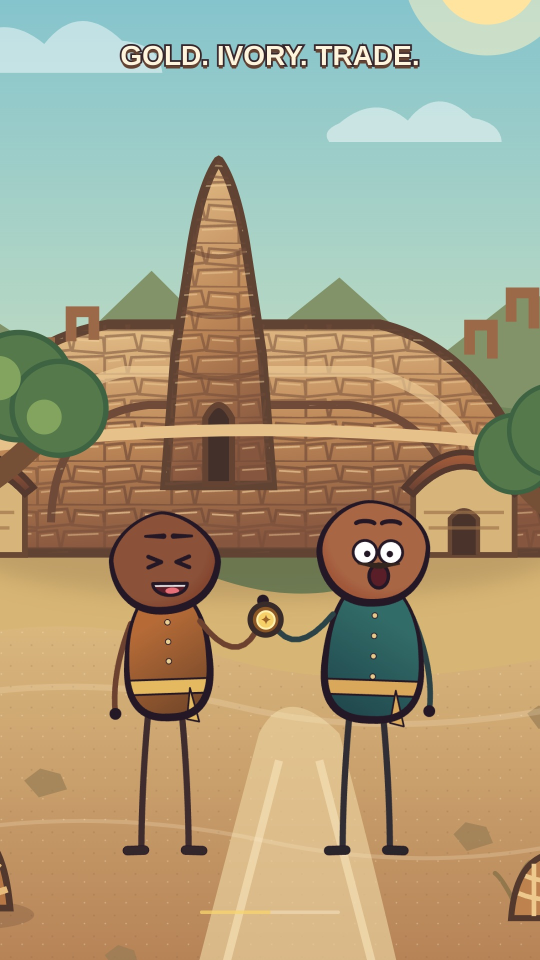
#> input picture 2d-proof-f90.jpg, 1080 x 1920 px (shown at 1/2 size)
$ python -i heads.py   (imports and definitions only)
#> lines starting #> are read from the running program, lines starting #| are printed output that depends on the picture; after the words box and inside, x2 and y2 are one past the last pixel; in counts of white or black regions, pixels touching at a corner belong together
#> further down, picture is the input picture: PIL image 1080x1920 RGB; mean R, G, B 167.6, 158.1, 127.3
"""Find the stickman heads in a scene image so the camera can push into faces.

Returns a list of (cx, cy, r) in 0..1 coordinates (r relative to image width), sorted left to right.
Gemini vision is used when GEMINI_API_KEY exists; otherwise an OpenCV white-circle heuristic.
"""
import io
import json
import os

import numpy as np
import requests
from PIL import Image


def _gemini(img):
    key = os.environ.get("GEMINI_API_KEY", "").strip()
    if not key:
        return None
    buf = io.BytesIO()
    img.convert("RGB").resize((512, int(512 * img.height / img.width))).save(buf, "JPEG", quality=85)
    import base64
    prompt = ("Find the round white heads of every cartoon stickman character in this image. "
              'Reply with JSON only: [{"box_2d":[ymin,xmin,ymax,xmax]}] with coordinates normalised 0-1000, '
              "one box tightly around each head (the whole round face including its outline). Empty list if none.")
    for model in os.environ.get("HEAD_GEMINI_MODELS", "gemini-2.5-flash,gemini-2.5-flash-lite").split(","):
        try:
            r = requests.post(
                f"https://generativelanguage.googleapis.com/v1beta/models/{model.strip()}:generateContent",
                headers={"x-goog-api-key": key},
                json={"contents": [{"parts": [{"inline_data": {"mime_type": "image/jpeg",
                                                               "data": base64.b64encode(buf.getvalue()).decode()}},
                                              {"text": prompt}]}],
                      "generationConfig": {"responseMimeType": "application/json"}},
                timeout=60)
            if r.status_code != 200:
                continue
            boxes = json.loads(r.json()["candidates"][0]["content"]["parts"][0]["text"])
            heads = []
            for b in boxes:
                y0, x0, y1, x1 = [v / 1000 for v in b["box_2d"]]
                heads.append(((x0 + x1) / 2, (y0 + y1) / 2, max(x1 - x0, (y1 - y0) * img.height / img.width) / 2))
            if heads:
                return sorted(heads)
        except Exception:
            continue
    return None


def _heuristic(img):
    try:
        import cv2
    except ImportError:
        return []
    arr = np.asarray(img.convert("RGB"))
    small = cv2.resize(arr, (384, int(384 * arr.shape[0] / arr.shape[1])))
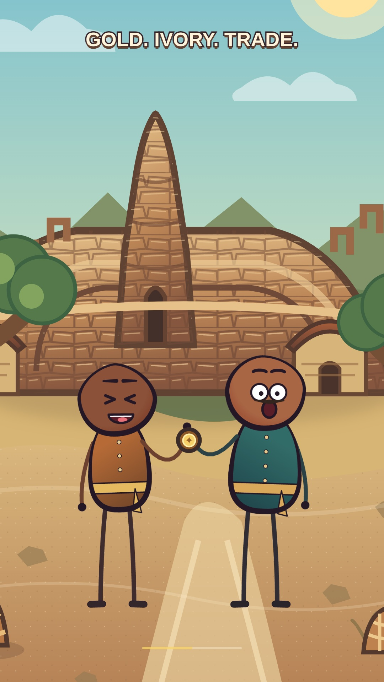
#> small: shape (682, 384, 3); mean R, G, B 167.5, 158, 127.3
    hsv = cv2.cvtColor(small, cv2.COLOR_RGB2HSV)
#> hsv: shape (682, 384, 3); mean H, S, V 42.1, 98.7, 183.5
    mask = ((hsv[..., 2] > 150) & (hsv[..., 1] < 90)).astype(np.uint8) * 255
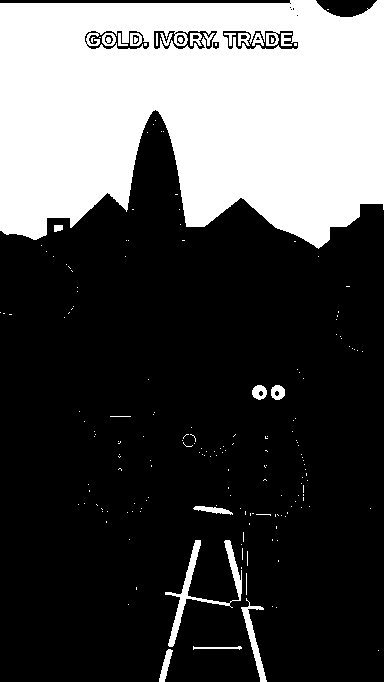
#> mask: shape (682, 384); 30.7% white; 189 white regions (166 under 20 px), largest, box (x1, y1, x2, y2) and area: (0, 0, 384, 249) 76453, (165, 540, 242, 647) 1268, (241, 598, 267, 682) 539
    mask = cv2.morphologyEx(mask, cv2.MORPH_OPEN, np.ones((5, 5), np.uint8))
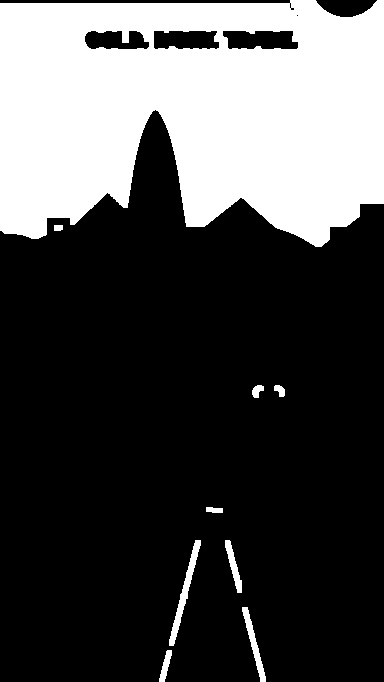
#> mask: shape (682, 384); 29.7% white; 9 white regions, largest, box (x1, y1, x2, y2) and area: (0, 0, 384, 247) 75828, (169, 540, 201, 646) 701, (242, 607, 266, 682) 475
    mask = cv2.morphologyEx(mask, cv2.MORPH_CLOSE, np.ones((9, 9), np.uint8))
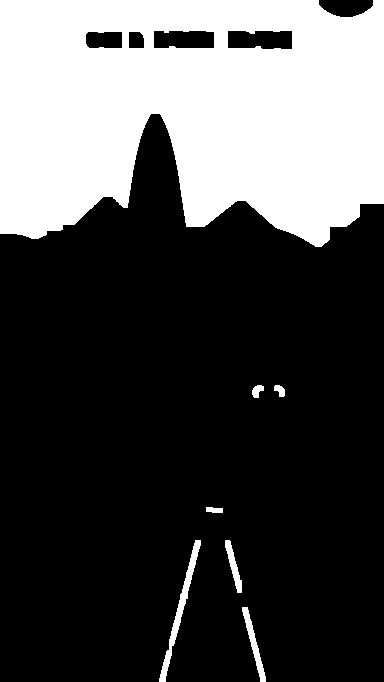
#> mask: shape (682, 384); 30.3% white; 7 white regions
    cs, _ = cv2.findContours(mask, cv2.RETR_EXTERNAL, cv2.CHAIN_APPROX_SIMPLE)
#> cs = 7 contours; box (x1, y1, x2, y2) and area: (0, 0, 384, 247) 79460, (159, 540, 201, 682) 766, (242, 607, 266, 682) 395, (225, 540, 242, 593) 284, (252, 385, 264, 398) 84, (274, 385, 285, 397) 72, (206, 507, 223, 513) 65
    area_img = small.shape[0] * small.shape[1]
#> area_img = 261888
    found = []
    for c in cs:
        a = cv2.contourArea(c)
        if not (0.012 * area_img < a < 0.45 * area_img):
            continue
        p = cv2.arcLength(c, True)
        circ = 4 * np.pi * a / (p * p + 1e-6)
        (x, y), rad = cv2.minEnclosingCircle(c)
        fill = a / (np.pi * rad * rad + 1e-6)
        if circ > 0.35 and fill > 0.6:
            found.append((circ * a, x / small.shape[1], y / small.shape[0], rad / small.shape[1]))
#> this loop made 7 passes
#> a on passes 1 to 6: 395, 284.5, 766, 65, 72, 84.5
#> (a, p, circ, x, y, rad, fill) on pass 7: (79460.5, 1491.2, 0.449, 191.5, 116.5, 224.2, 0.503)
#> after the loop, found = []
    found.sort(reverse=True)
    return sorted((x, y, r) for _, x, y, r in found[:2])


def find_heads(img):
    return _gemini(img) or _heuristic(img)

>>> from PIL import Image
>>> picture = Image.open('../2d-proof-f90.jpg')
>>> result = find_heads(picture)
#> result = []
